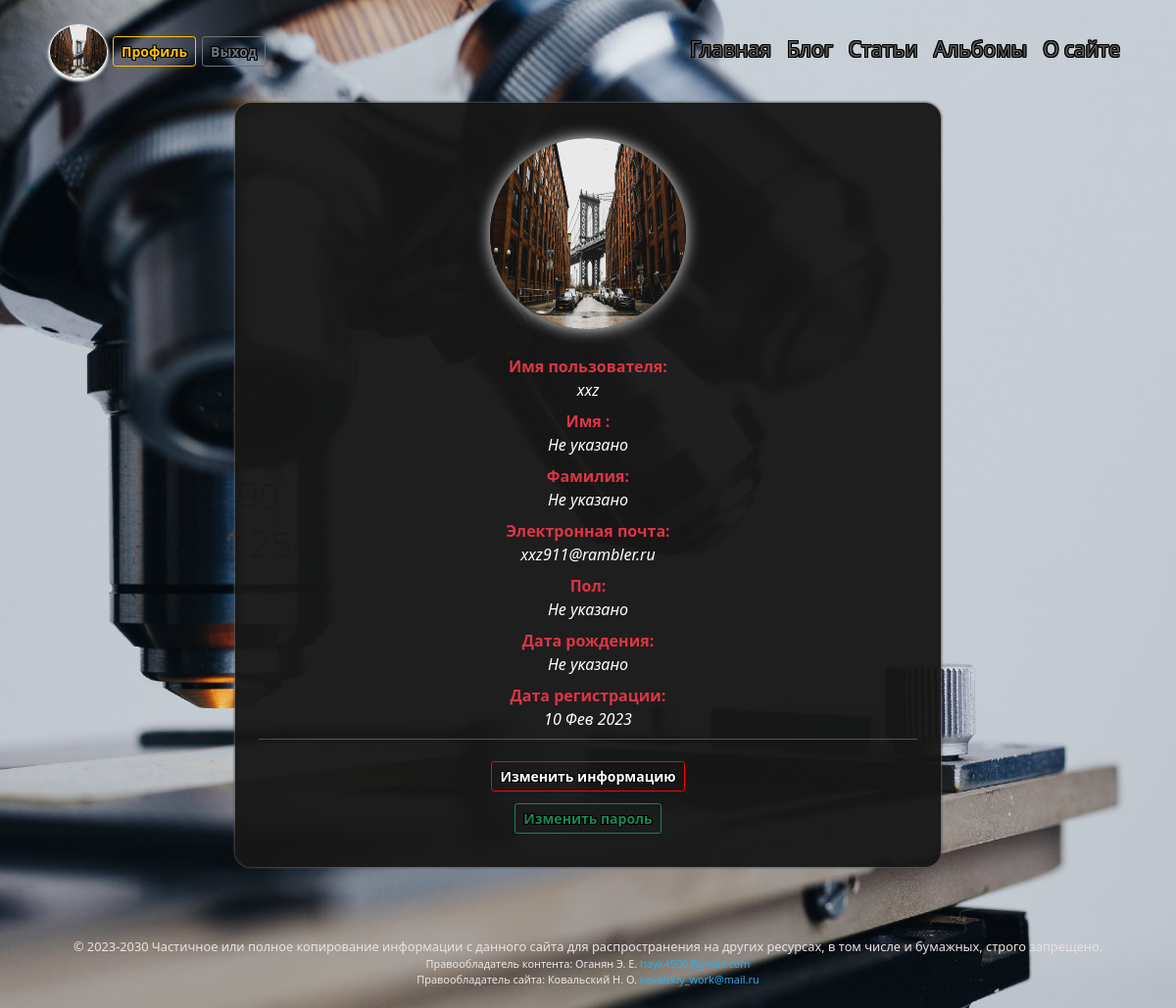
The app's page /users/profile/xxz/ (signed in), older data.
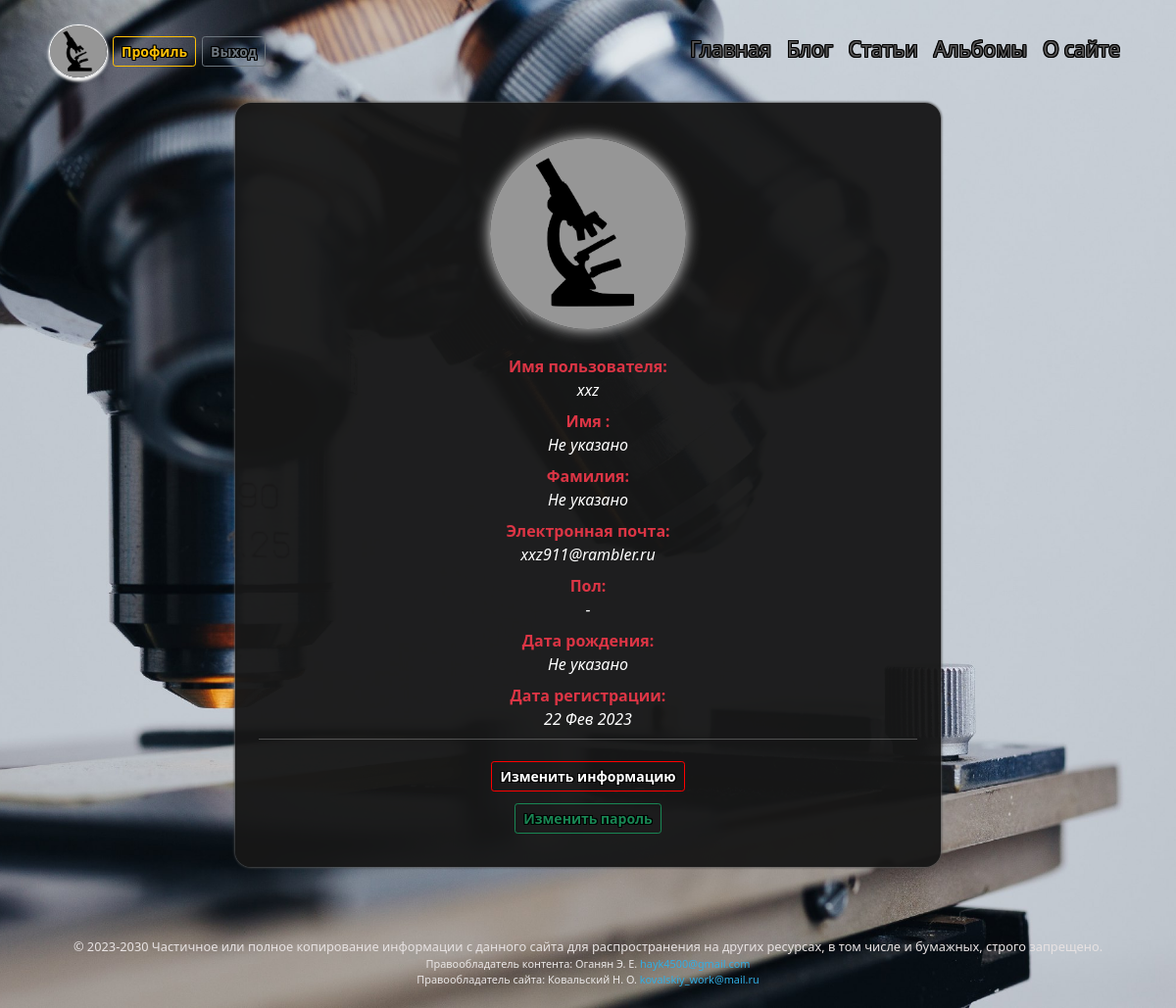
The same page, newer data.
### users/models.py (models this page shows, shortened)
class CustomUser(AbstractUser):
    class Meta:
        verbose_name = 'Профили'
        verbose_name_plural = 'Профили'
    GENDERS = (
        ('', 'Не указано'),
        ('М', 'Мужчина'),
        ('Ж', 'Женщина'),
    )
    slug = models.SlugField(max_length=40, unique=True, db_index=True, verbose_name='URL')
    avatar = models.ImageField(verbose_name='Аватар', default='users/avatar/default/default_avatar.jpeg',
                                upload_to=user_directory_path, blank=True, )
    gender = models.CharField(verbose_name='Пол', max_length=1, choices=GENDERS, default='-', blank=True)
    age = models.PositiveSmallIntegerField(verbose_name='Возраст',null=True,  blank=True)
    birthday = models.DateField(verbose_name='Дата рождения', blank=True, null=True)
    email = models.EmailField(unique=True)
    def get_absolute_url(self):
        return reverse('profile', kwargs={'user_slug': self.slug})

### users/views.py (the view)
# urls.py: path('profile/<slug:user_slug>/', profile, name='profile'),
def profile(request, user_slug):
    profil = CustomUser.objects.get(slug=user_slug)
    if request.user.is_authenticated != True:
        return redirect('login')
    if profil.slug != request.user.slug:
        raise Http404()
    return render(request, 'users/profile.html', {'profil': profil})

### blog/context_processors.py (called while the page is built)
def menu_context_processor(request):
    return {'menu': menu, 'home': home}

### users/templates/users/profile.html (shortened to what this page needs)
{% extends 'blog/include/base.html' %}
{% block content %}
<div class="profile">
  <div class="avatar-container">
    <img class="avatar"  src='{{user.avatar.url}}' alt="{user.username}}" width="200em" height="195em">
  </div>
  <dl class="row row-cols-1 row-cols-md-1 row-cols-lg-1">
    <dt class="col text-center text-danger">Имя пользователя:</dt>
    <dd class="col text-center fw-light fst-italic text-white">{{user.username}}</dd>
    <dt class="col text-center text-danger">Имя :</dt>
    <dd class="col text-center fw-light fst-italic text-white">{{user.first_name|default:"Не указано"}}</dd>
    <dt class="col text-center text-danger">Фамилия:</dt>
    <dd class="col text-center fw-light fst-italic text-white">{{user.last_name|default:"Не указано"}}</dd>
    <dt class="col text-center text-danger">Электронная почта:</dt>
    <dd class="col text-center fw-light fst-italic text-white">{{user.email}}</dd>
    <dt class="col text-center text-danger">Пол:</dt>
    <dd class="col text-center fw-light fst-italic text-white">{{user.get_gender_display}}</dd>
    <dt class="col text-center text-danger">Дата рождения:</dt>
    <dd class="col text-center fw-light fst-italic text-white">{{user.birthday|date:"d M Y" |default:"Не указано"}}</dd>
    <dt class="col text-center text-danger">Дата регистрации:</dt>
    <dd class="col text-center fw-light fst-italic text-white">{{user.date_joined|date:"d M Y"}}</dd>
    <hr class="text-white" style="margin-top:0%">
    <a class="text-center" href="{% url 'profile_change' %}"><button type="submit" value="Update" class="btn btn-outline-danger btn-sm btn-log">Изменить информацию</button></a>
    <a class="form-log" href="{% url 'password_change' %}"><button type="button" class="btn btn-outline-success btn-sm">Изменить пароль</button></a>
  </dl>
</div>
{% endblock %}

### blog/templates/blog/include/base.html (shortened to what this page needs)
{% load static %}
<!DOCTYPE html>
<html lang="ru">
<head>
    <link href="https://cdn.jsdelivr.net/npm/bootstrap@5.0.1/dist/css/bootstrap.min.css" rel="stylesheet">
    <link rel="stylesheet" href="https://cdnjs.cloudflare.com/ajax/libs/jquery-datetimepicker/2.5.20/jquery.datetimepicker.min.css" />
    <link rel="stylesheet" href="https://cdnjs.cloudflare.com/ajax/libs/baguettebox.js/1.11.1/baguetteBox.min.css">
    <link rel="stylesheet" href='{% static "blog/css/styles.css" %}'>
<body style="background-image: url('{% static 'blog/images/back.jpeg' %}'); ">
{% block navbar %}
    <nav class="navbar navbar-expand-md navbar-dark">
        <div class="container-fluid ">
            <a class="logo-container">
             {% if request.user.is_authenticated %}
             <img class="logo"  src='{{ user.avatar.url }}' alt="Avatar" width="60em" height="55em" >
             <a href="{{ user.get_absolute_url }}"><button type="button" class="btn btn-outline-warning btn-sm btn-profile">Профиль</button></a>
             <a href="{% url 'logout' %}"><button type="button" class="btn btn-outline-secondary btn-sm">Выход</button></a>
             {% endif %}
		    <div class="collapse navbar-collapse justify-content-end" id="navbarSupportedContent">
                <ul class="navbar-nav ms-auto">
                    <li class="nav-item">
                        <a class="nav-link"  href="{% url home.url_name %}"  {% if home.url_name in request.resolver_match.view_name %} style='color: red;' {% endif %}>{{home.title}}</a>
                    </li>
{% for m in menu %}
                    <li class="nav-item">
                        <a class="nav-link"  href="{% url m.url_name %}"  {% if m.url_name in request.path %} style='color: red;' {% endif %}>{{m.title}}</a>
                    </li>
{% endfor %}
		        </ul>
            </div>
        </div>
	</nav>
{% endblock navbar %}
      {% block content %}
      {% endblock %}
    <footer class=" text-center text-white text-lg-start">
        <div class="text-footer">
          © 2023-2030 Частичное или полное копирование информации с данного сайта для распространения на других ресурсах, в том числе и бумажных, строго запрещено.
        </div>
        <div class="footer">
            <div class="cont-right">Правообладатель контента: Оганян Э. Е.
                <a class="text-mail">hayk4500@gmail.com </a>
            </div>
            <div class="site-right">Правообладатель сайта: Ковальский Н. О.
                <a class="text-mail">kovalskiy_work@mail.ru</a>
            </div>
        </div>
    </footer>
</body>
</html>

### blog/static/blog/css/styles.css (style rules this page uses)
html { position: relative; min-height: 90%; }
body { background-repeat: no-repeat; background-position: center center; background-attachment: fixed; -webkit-background-size: cover; -moz-background-size: cover; -o-background-size: cover; background-size: cover; margin-bottom: 6%; background-color:rgba(23, 23, 23, 0.961); }
.navbar-dark { padding: 1px; margin-left: 3%; margin-right: 3%; margin-top: 2%; }
.logo { border-radius: 50%; margin-left: 1%; margin-right: 6px; border: 1px solid rgb(255, 255, 255); padding: 0.1px; box-shadow: 0 1px 3px rgb(255, 255, 255), 0 3px 3px rgb(237, 237, 237) }
.btn { margin: 6px; font-weight: 648; text-shadow: 1px 0 rgb(0, 0, 0), -1px 0 rgb(0, 0, 0), 0 1px rgb(0, 0, 0), 0 -1px rgb(0, 0, 0), 1px 1px rgb(0, 0, 0), -1px -1px rgb(0, 0, 0), 1px -1px rgb(0, 0, 0), -1px 1px rgb(0, 0, 0); }
.btn-outline-danger { background-color: rgba(101, 0, 0, 0); border: 1.5px solid rgb(255, 0, 0); color: rgb(255, 255, 255); }
.navbar-dark .navbar-nav .nav-link, .navbar-dark .nav-link { color: rgb(88, 87, 87); font-size: 21px; text-align: center; padding-top: 0px; padding-bottom: 4px; font-weight: 358; text-shadow: 1px 0 rgb(0, 0, 0), -1px 0 rgb(0, 0, 0), 0 1px rgb(0, 0, 0), 0 -1px rgb(0, 0, 0), 1px 1px rgb(0, 0, 0), -1px -1px rgb(0, 0, 0), 1px -1px rgb(0, 0, 0), -1px 1px rgb(0, 0, 0); }
footer { margin-top: 30px; position: absolute; bottom: 0; height: 0%; width: 100%; padding-left: 4%; padding-right: 4%; }
.text-footer { font-size: 80%; text-align: center; color: rgb(231, 226, 226); }
.cont-right, .site-right { font-size: 68%; text-align: center; color: rgb(234, 231, 231); padding-left: 0cm; padding-right: 0cm; }
.text-mail, .text-mail:hover { color: rgb(49, 174, 228); text-decoration: none; padding-bottom: 2%; }
.form-log { text-align: center; }
div.profile { margin-left: 20%; margin-right: 20%; margin-top: 2%; margin-bottom: 0.1%; padding: 3%; padding-bottom: 1%; border-radius: 1em; background-color:rgba(23, 23, 23, 0.961); box-shadow: 0 0px 3px rgb(141, 141, 141), 0 0px 3px rgb(0, 0, 0); }
.avatar { margin-bottom: 4%; margin-left: auto; margin-right: auto; border-radius: 50%; box-shadow: 0 0 15px rgba(255, 255, 255, 0.92); }
.avatar-container { text-align: center; }
.btn-profile { margin: 0px; }

Row changes from the older to the newer data that the page shows:
changed CustomUser "xxz": avatar: picture removed, a placeholder shows; gender "Не указано" → "-"; date_joined "10 Фев 2023" → "22 Фев 2023"
